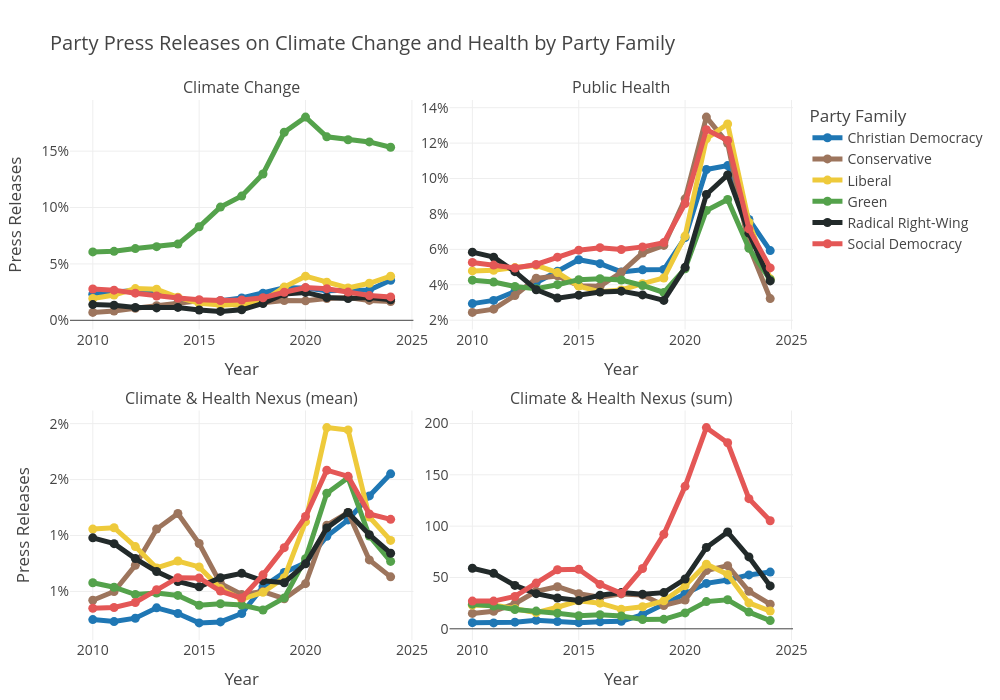

Notebook source saved alongside this figure:
### Markdown cell above
## Primary Figure: Indicator 5.3.3: Political party engagement with health and climate change

### Code cell
# import libraries
import pandas as pd
import numpy as np
from plotly.subplots import make_subplots
import plotly.graph_objects as go
import plotly.express as px


# read in data 
df = pd.read_csv('../data/indicator_5_3_3.csv')
# drop values after 2025 
df = df[df['year'] < 2025]

# dictionary to map party names to respective party colors
party_colors = {'Christian Democracy': '#1f77b4',
                'Conservative': '#9D755D',
                'Liberal': '#EECA3B',
                'Green': '#54A24B',
                'Radical Right-Wing': '#222A2A',
                'Social Democracy': '#E45756',}


# Define the mapping of data column -> subplot position
col_to_position = {
    'environment_climate_issue1_mean': (1, 1),  # Climate Change
    'healthcare_issue1_mean': (1, 2),           # Public Health
    'climate_health_mean': (2, 1),              # Climate and Health Nexus (mean)
    'climate_health_sum': (2, 2)                # Climate and Health Nexus (sum)
}


def create_nexus_subplot(df, 
                         title = 'Party Press Releases on Climate Change and Health by Party Family',
                         save_path=None,
                         col_to_position = col_to_position,
                         party_colors = party_colors):

    # Titles should match the order of the subplot grid
    fig = make_subplots(
        rows=2, cols=2,
        subplot_titles=(
            'Climate Change',
            'Public Health',
            'Climate & Health Nexus (mean)', 
            'Climate & Health Nexus (sum)'
        ),
        horizontal_spacing=0.05,  # reduce horizontal gap between columns
        vertical_spacing=0.15      # reduce vertical gap between rows
    )

    # Loop through the variables and plot each one in its correct subplot
    for i, col in enumerate(col_to_position.keys()):
        row, col_num = col_to_position[col]
        for party_family in party_colors.keys():
            subset = df[df['party_family'] == party_family].copy()

            # smooth the line
            subset[col] = subset[col].rolling(window=2, min_periods=1).mean()
            subset[col] = subset[col].rolling(window=2, min_periods=1).mean()

            fig.add_trace(go.Scatter(
                x=subset['year'],
                y=subset[col],
                mode='lines+markers',
                name=party_family,
                line=dict(color=party_colors[party_family], width=5),
                showlegend=True if i == 0 else False,
            ), row=row, col=col_num)

    # Update layout
    fig.update_layout(
        title=title,
        xaxis_title='Year',
        yaxis_title='Press Releases',
        title_x=0.05,
        legend_title='Party Family',
        hovermode='x unified',
        width=1000,
        height=700,
        template='presentation',
        font=dict(size=14),
        margin=dict(l=70, r=50, t=100, b=60)
    )

    # Format all y-axes as percentages
    fig.update_yaxes(tickformat=".0%", row=1, col=1)
    fig.update_yaxes(tickformat=".0%", row=1, col=2)
    fig.update_yaxes(tickformat=".0%", row=2, col=1)

    # Custom x-axis titles per subplot 
    fig.update_xaxes(title_text="Year", row=2, col=1)
    fig.update_xaxes(title_text="Year", row=2, col=2)
    fig.update_xaxes(title_text="Year", row=1, col=2)

    # add y-axis titles
    fig.update_yaxes(title_text="Press Releases", row=1, col=1)
    #fig.update_yaxes(title_text="Press Releases", row=1, col=2)
    fig.update_yaxes(title_text="Press Releases", row=2, col=1)
    #fig.update_yaxes(title_text="Press Releases", row=2, col=2)


    # save figure if save_path is provided
    if save_path:
        fig.write_image(save_path, scale=5)
    # show figure
    fig.show()


create_nexus_subplot(df, 
                     #title='',
                     save_path='../appendix/indicator_5_3_3.pdf',
                     col_to_position=col_to_position,
                     party_colors=party_colors)

### Figure 1 — Plotly figure (JSON) as saved in the notebook; plotly's stock layout.template omitted (floating-point values rounded to 4 significant figures)
{"data": [{"line": {"color": "#1f77b4", "width": 5}, "mode": "lines+markers", "name": "Christian Democracy", "showlegend": true, "type": "scatter", "x": [2010.0, 2011.0, 2012.0, 2013.0, 2014.0, 2015.0, 2016.0, 2017.0, 2018.0, 2019.0, 2020.0, 2021.0, 2022.0, 2023.0, 2024.0], "xaxis": "x", "y": [0.02316, 0.02457, 0.02667, 0.02496, 0.01958, 0.01642, 0.0174, 0.01977, 0.02389, 0.02882, 0.02867, 0.02632, 0.0267, 0.02678, 0.03557], "yaxis": "y"}, {"line": {"color": "#9D755D", "width": 5}, "mode": "lines+markers", "name": "Conservative", "showlegend": true, "type": "scatter", "x": [2010.0, 2011.0, 2012.0, 2013.0, 2014.0, 2015.0, 2016.0, 2017.0, 2018.0, 2019.0, 2020.0, 2021.0, 2022.0, 2023.0, 2024.0], "xaxis": "x", "y": [0.007013, 0.008218, 0.0107, 0.0129, 0.01552, 0.01733, 0.01516, 0.01309, 0.01562, 0.01756, 0.01727, 0.01938, 0.02029, 0.01765, 0.01667], "yaxis": "y"}, {"line": {"color": "#EECA3B", "width": 5}, "mode": "lines+markers", "name": "Liberal", "showlegend": true, "type": "scatter", "x": [2010.0, 2011.0, 2012.0, 2013.0, 2014.0, 2015.0, 2016.0, 2017.0, 2018.0, 2019.0, 2020.0, 2021.0, 2022.0, 2023.0, 2024.0], "xaxis": "x", "y": [0.01931, 0.02244, 0.02811, 0.0275, 0.02047, 0.01513, 0.01349, 0.01393, 0.01716, 0.02943, 0.03913, 0.03384, 0.02873, 0.03282, 0.03908], "yaxis": "y"}, {"line": {"color": "#54A24B", "width": 5}, "mode": "lines+markers", "name": "Green", "showlegend": true, "type": "scatter", "x": [2010.0, 2011.0, 2012.0, 2013.0, 2014.0, 2015.0, 2016.0, 2017.0, 2018.0, 2019.0, 2020.0, 2021.0, 2022.0, 2023.0, 2024.0], "xaxis": "x", "y": [0.06066, 0.06116, 0.06362, 0.06528, 0.06761, 0.08292, 0.1004, 0.1102, 0.1298, 0.1667, 0.1802, 0.1627, 0.1601, 0.1582, 0.1534], "yaxis": "y"}, {"line": {"color": "#222A2A", "width": 5}, "mode": "lines+markers", "name": "Radical Right-Wing", "showlegend": true, "type": "scatter", "x": [2010.0, 2011.0, 2012.0, 2013.0, 2014.0, 2015.0, 2016.0, 2017.0, 2018.0, 2019.0, 2020.0, 2021.0, 2022.0, 2023.0, 2024.0], "xaxis": "x", "y": [0.01394, 0.01332, 0.01137, 0.01099, 0.01143, 0.009146, 0.007876, 0.009337, 0.01495, 0.02338, 0.02471, 0.02023, 0.0193, 0.02025, 0.01818], "yaxis": "y"}, {"line": {"color": "#E45756", "width": 5}, "mode": "lines+markers", "name": "Social Democracy", "showlegend": true, "type": "scatter", "x": [2010.0, 2011.0, 2012.0, 2013.0, 2014.0, 2015.0, 2016.0, 2017.0, 2018.0, 2019.0, 2020.0, 2021.0, 2022.0, 2023.0, 2024.0], "xaxis": "x", "y": [0.02773, 0.02675, 0.02405, 0.02156, 0.01983, 0.01823, 0.01752, 0.01801, 0.02, 0.02492, 0.02902, 0.02804, 0.02499, 0.02193, 0.02073], "yaxis": "y"}, {"line": {"color": "#1f77b4", "width": 5}, "mode": "lines+markers", "name": "Christian Democracy", "showlegend": false, "type": "scatter", "x": [2010.0, 2011.0, 2012.0, 2013.0, 2014.0, 2015.0, 2016.0, 2017.0, 2018.0, 2019.0, 2020.0, 2021.0, 2022.0, 2023.0, 2024.0], "xaxis": "x2", "y": [0.02936, 0.03118, 0.03619, 0.0412, 0.0476, 0.05417, 0.05194, 0.04726, 0.04842, 0.04861, 0.06664, 0.1051, 0.1073, 0.07685, 0.0593], "yaxis": "y2"}, {"line": {"color": "#9D755D", "width": 5}, "mode": "lines+markers", "name": "Conservative", "showlegend": false, "type": "scatter", "x": [2010.0, 2011.0, 2012.0, 2013.0, 2014.0, 2015.0, 2016.0, 2017.0, 2018.0, 2019.0, 2020.0, 2021.0, 2022.0, 2023.0, 2024.0], "xaxis": "x2", "y": [0.0244, 0.02622, 0.03392, 0.04366, 0.045, 0.03949, 0.03912, 0.04708, 0.05793, 0.06222, 0.08853, 0.1347, 0.1199, 0.06184, 0.03219], "yaxis": "y2"}, {"line": {"color": "#EECA3B", "width": 5}, "mode": "lines+markers", "name": "Liberal", "showlegend": false, "type": "scatter", "x": [2010.0, 2011.0, 2012.0, 2013.0, 2014.0, 2015.0, 2016.0, 2017.0, 2018.0, 2019.0, 2020.0, 2021.0, 2022.0, 2023.0, 2024.0], "xaxis": "x2", "y": [0.04782, 0.0482, 0.0497, 0.05098, 0.04688, 0.03925, 0.03603, 0.03706, 0.04064, 0.04384, 0.0675, 0.1225, 0.1308, 0.07523, 0.04338], "yaxis": "y2"}, {"line": {"color": "#54A24B", "width": 5}, "mode": "lines+markers", "name": "Green", "showlegend": false, "type": "scatter", "x": [2010.0, 2011.0, 2012.0, 2013.0, 2014.0, 2015.0, 2016.0, 2017.0, 2018.0, 2019.0, 2020.0, 2021.0, 2022.0, 2023.0, 2024.0], "xaxis": "x2", "y": [0.04261, 0.04154, 0.03904, 0.0378, 0.04006, 0.04288, 0.0434, 0.04269, 0.03961, 0.03565, 0.04905, 0.08194, 0.08819, 0.06061, 0.04284], "yaxis": "y2"}, {"line": {"color": "#222A2A", "width": 5}, "mode": "lines+markers", "name": "Radical Right-Wing", "showlegend": false, "type": "scatter", "x": [2010.0, 2011.0, 2012.0, 2013.0, 2014.0, 2015.0, 2016.0, 2017.0, 2018.0, 2019.0, 2020.0, 2021.0, 2022.0, 2023.0, 2024.0], "xaxis": "x2", "y": [0.05841, 0.05558, 0.04739, 0.03723, 0.03247, 0.03413, 0.03595, 0.0364, 0.03427, 0.03118, 0.04985, 0.09098, 0.102, 0.06915, 0.04217], "yaxis": "y2"}, {"line": {"color": "#E45756", "width": 5}, "mode": "lines+markers", "name": "Social Democracy", "showlegend": false, "type": "scatter", "x": [2010.0, 2011.0, 2012.0, 2013.0, 2014.0, 2015.0, 2016.0, 2017.0, 2018.0, 2019.0, 2020.0, 2021.0, 2022.0, 2023.0, 2024.0], "xaxis": "x2", "y": [0.05262, 0.05111, 0.04949, 0.05146, 0.05559, 0.05954, 0.06097, 0.05995, 0.06139, 0.06383, 0.08589, 0.1276, 0.1215, 0.07159, 0.04953], "yaxis": "y2"}, {"line": {"color": "#1f77b4", "width": 5}, "mode": "lines+markers", "name": "Christian Democracy", "showlegend": false, "type": "scatter", "x": [2010.0, 2011.0, 2012.0, 2013.0, 2014.0, 2015.0, 2016.0, 2017.0, 2018.0, 2019.0, 2020.0, 2021.0, 2022.0, 2023.0, 2024.0], "xaxis": "x3", "y": [0.002481, 0.002306, 0.002606, 0.003535, 0.003026, 0.002187, 0.002276, 0.003031, 0.00541, 0.006695, 0.007572, 0.009935, 0.0114, 0.01354, 0.01552], "yaxis": "y3"}, {"line": {"color": "#9D755D", "width": 5}, "mode": "lines+markers", "name": "Conservative", "showlegend": false, "type": "scatter", "x": [2010.0, 2011.0, 2012.0, 2013.0, 2014.0, 2015.0, 2016.0, 2017.0, 2018.0, 2019.0, 2020.0, 2021.0, 2022.0, 2023.0, 2024.0], "xaxis": "x3", "y": [0.004208, 0.004995, 0.007339, 0.01057, 0.01197, 0.009289, 0.005711, 0.004727, 0.004986, 0.004349, 0.005695, 0.01093, 0.01206, 0.007817, 0.006304], "yaxis": "y3"}, {"line": {"color": "#EECA3B", "width": 5}, "mode": "lines+markers", "name": "Liberal", "showlegend": false, "type": "scatter", "x": [2010.0, 2011.0, 2012.0, 2013.0, 2014.0, 2015.0, 2016.0, 2017.0, 2018.0, 2019.0, 2020.0, 2021.0, 2022.0, 2023.0, 2024.0], "xaxis": "x3", "y": [0.01057, 0.0107, 0.00901, 0.007102, 0.007719, 0.007195, 0.005257, 0.004286, 0.00492, 0.006231, 0.01122, 0.01965, 0.01944, 0.01166, 0.009564], "yaxis": "y3"}, {"line": {"color": "#54A24B", "width": 5}, "mode": "lines+markers", "name": "Green", "showlegend": false, "type": "scatter", "x": [2010.0, 2011.0, 2012.0, 2013.0, 2014.0, 2015.0, 2016.0, 2017.0, 2018.0, 2019.0, 2020.0, 2021.0, 2022.0, 2023.0, 2024.0], "xaxis": "x3", "y": [0.005778, 0.005377, 0.004721, 0.004861, 0.004642, 0.003761, 0.003903, 0.003779, 0.003343, 0.004418, 0.007928, 0.01378, 0.01516, 0.009951, 0.007683], "yaxis": "y3"}, {"line": {"color": "#222A2A", "width": 5}, "mode": "lines+markers", "name": "Radical Right-Wing", "showlegend": false, "type": "scatter", "x": [2010.0, 2011.0, 2012.0, 2013.0, 2014.0, 2015.0, 2016.0, 2017.0, 2018.0, 2019.0, 2020.0, 2021.0, 2022.0, 2023.0, 2024.0], "xaxis": "x3", "y": [0.009791, 0.009272, 0.00794, 0.006787, 0.005892, 0.005409, 0.006225, 0.006619, 0.005956, 0.005781, 0.007466, 0.01068, 0.01205, 0.01007, 0.008417], "yaxis": "y3"}, {"line": {"color": "#E45756", "width": 5}, "mode": "lines+markers", "name": "Social Democracy", "showlegend": false, "type": "scatter", "x": [2010.0, 2011.0, 2012.0, 2013.0, 2014.0, 2015.0, 2016.0, 2017.0, 2018.0, 2019.0, 2020.0, 2021.0, 2022.0, 2023.0, 2024.0], "xaxis": "x3", "y": [0.003499, 0.003563, 0.004009, 0.005148, 0.006229, 0.006207, 0.005028, 0.004412, 0.006486, 0.008914, 0.0117, 0.01584, 0.01529, 0.01192, 0.01145], "yaxis": "y3"}, {"line": {"color": "#1f77b4", "width": 5}, "mode": "lines+markers", "name": "Christian Democracy", "showlegend": false, "type": "scatter", "x": [2010.0, 2011.0, 2012.0, 2013.0, 2014.0, 2015.0, 2016.0, 2017.0, 2018.0, 2019.0, 2020.0, 2021.0, 2022.0, 2023.0, 2024.0], "xaxis": "x4", "y": [6.0, 5.75, 6.5, 8.25, 7.0, 6.0, 6.75, 7.25, 13.75, 24.0, 35.0, 44.25, 47.5, 52.5, 55.25], "yaxis": "y4"}, {"line": {"color": "#9D755D", "width": 5}, "mode": "lines+markers", "name": "Conservative", "showlegend": false, "type": "scatter", "x": [2010.0, 2011.0, 2012.0, 2013.0, 2014.0, 2015.0, 2016.0, 2017.0, 2018.0, 2019.0, 2020.0, 2021.0, 2022.0, 2023.0, 2024.0], "xaxis": "x4", "y": [15.0, 17.0, 24.5, 36.5, 41.0, 34.25, 30.75, 34.0, 33.0, 22.75, 28.0, 56.75, 61.5, 36.5, 24.0], "yaxis": "y4"}, {"line": {"color": "#EECA3B", "width": 5}, "mode": "lines+markers", "name": "Liberal", "showlegend": false, "type": "scatter", "x": [2010.0, 2011.0, 2012.0, 2013.0, 2014.0, 2015.0, 2016.0, 2017.0, 2018.0, 2019.0, 2020.0, 2021.0, 2022.0, 2023.0, 2024.0], "xaxis": "x4", "y": [23.0, 23.25, 19.5, 15.75, 21.0, 27.25, 25.0, 19.0, 21.5, 27.25, 42.0, 63.0, 53.0, 25.25, 17.25], "yaxis": "y4"}, {"line": {"color": "#54A24B", "width": 5}, "mode": "lines+markers", "name": "Green", "showlegend": false, "type": "scatter", "x": [2010.0, 2011.0, 2012.0, 2013.0, 2014.0, 2015.0, 2016.0, 2017.0, 2018.0, 2019.0, 2020.0, 2021.0, 2022.0, 2023.0, 2024.0], "xaxis": "x4", "y": [24.0, 22.25, 18.75, 17.25, 15.25, 12.75, 13.75, 12.5, 9.0, 9.25, 15.5, 26.5, 28.25, 16.25, 8.0], "yaxis": "y4"}, {"line": {"color": "#222A2A", "width": 5}, "mode": "lines+markers", "name": "Radical Right-Wing", "showlegend": false, "type": "scatter", "x": [2010.0, 2011.0, 2012.0, 2013.0, 2014.0, 2015.0, 2016.0, 2017.0, 2018.0, 2019.0, 2020.0, 2021.0, 2022.0, 2023.0, 2024.0], "xaxis": "x4", "y": [59.0, 54.0, 42.25, 34.25, 30.0, 27.5, 32.75, 35.25, 33.75, 35.25, 48.5, 79.25, 94.25, 70.0, 41.75], "yaxis": "y4"}, {"line": {"color": "#E45756", "width": 5}, "mode": "lines+markers", "name": "Social Democracy", "showlegend": false, "type": "scatter", "x": [2010.0, 2011.0, 2012.0, 2013.0, 2014.0, 2015.0, 2016.0, 2017.0, 2018.0, 2019.0, 2020.0, 2021.0, 2022.0, 2023.0, 2024.0], "xaxis": "x4", "y": [27.0, 27.0, 31.5, 44.5, 57.5, 58.0, 43.25, 34.5, 58.75, 92.0, 138.8, 196.0, 181.2, 126.8, 105.2], "yaxis": "y4"}], "layout": {"annotations": [{"font": {"size": 16}, "showarrow": false, "text": "Climate Change", "x": 0.2375, "xanchor": "center", "xref": "paper", "y": 1, "yanchor": "bottom", "yref": "paper"}, {"font": {"size": 16}, "showarrow": false, "text": "Public Health", "x": 0.7625, "xanchor": "center", "xref": "paper", "y": 1, "yanchor": "bottom", "yref": "paper"}, {"font": {"size": 16}, "showarrow": false, "text": "Climate & Health Nexus (mean)", "x": 0.2375, "xanchor": "center", "xref": "paper", "y": 0.425, "yanchor": "bottom", "yref": "paper"}, {"font": {"size": 16}, "showarrow": false, "text": "Climate & Health Nexus (sum)", "x": 0.7625, "xanchor": "center", "xref": "paper", "y": 0.425, "yanchor": "bottom", "yref": "paper"}], "font": {"size": 14}, "height": 700, "hovermode": "x unified", "legend": {"title": {"text": "Party Family"}}, "margin": {"b": 60, "l": 70, "r": 50, "t": 100}, "title": {"text": "Party Press Releases on Climate Change and Health by Party Family", "x": 0.05}, "width": 1000, "xaxis": {"anchor": "y", "domain": [0, 0.475], "title": {"text": "Year"}}, "xaxis2": {"anchor": "y2", "domain": [0.525, 1], "title": {"text": "Year"}}, "xaxis3": {"anchor": "y3", "domain": [0, 0.475], "title": {"text": "Year"}}, "xaxis4": {"anchor": "y4", "domain": [0.525, 1], "title": {"text": "Year"}}, "yaxis": {"anchor": "x", "domain": [0.575, 1], "tickformat": ".0%", "title": {"text": "Press Releases"}}, "yaxis2": {"anchor": "x2", "domain": [0.575, 1], "tickformat": ".0%"}, "yaxis3": {"anchor": "x3", "domain": [0, 0.425], "tickformat": ".0%", "title": {"text": "Press Releases"}}, "yaxis4": {"anchor": "x4", "domain": [0, 0.425]}}}
